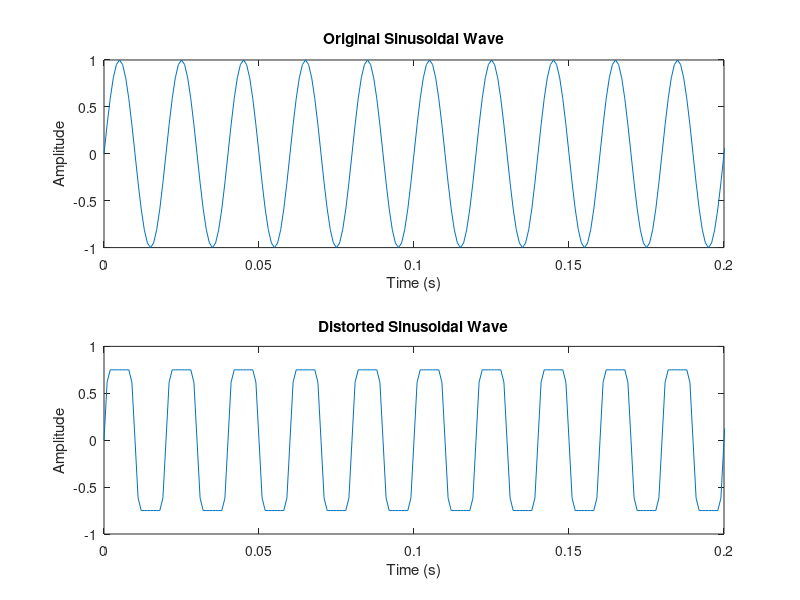
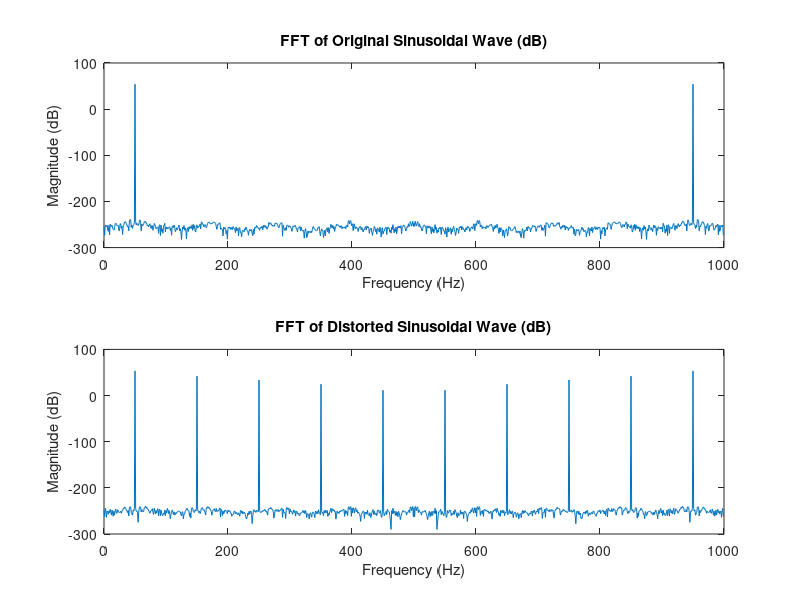

The MATLAB source for these figures, in order:
% Parameters
Fs = 1000;          % Sampling frequency (Hz)
duration = 1;       % Duration of the signal (seconds)
frequency = 50;     % Frequency of the sinusoidal wave (Hz)
amplitude = 1;      % Amplitude of the sinusoidal wave
distortion_factor = 2; % Distortion factor
clip_threshold = 0.75;    % Clipping threshold

% Time vector
t = 0:1/Fs:duration-1/Fs;

% Generate sinusoidal wave
original_wave = amplitude * sin(2*pi*frequency*t);

% Apply distortion (hard clipping)
distorted_wave = distortion_factor * original_wave;
distorted_wave(distorted_wave > clip_threshold) = clip_threshold;
distorted_wave(distorted_wave < -clip_threshold) = -clip_threshold;

% Plot original and distorted waveforms
figure;
subplot(2,1,1);
plot(t, original_wave);
title('Original Sinusoidal Wave');
xlabel('Time (s)');
ylabel('Amplitude');
xlim([0,0.2]);
subplot(2,1,2);
plot(t, distorted_wave);
title('Distorted Sinusoidal Wave');
xlabel('Time (s)');
ylabel('Amplitude');
xlim([0,0.2]);


% Compute and plot FFT of original and distorted waveforms (in decibels)
fft_original = abs(fft(original_wave));
fft_distorted = abs(fft(distorted_wave));

f = (0:length(fft_original)-1)*Fs/length(fft_original);

figure;
subplot(2,1,1);
plot(f, 20*log10(fft_original));
title('FFT of Original Sinusoidal Wave (dB)');
xlabel('Frequency (Hz)');
ylabel('Magnitude (dB)');
subplot(2,1,2);
plot(f, 20*log10(fft_distorted));
title('FFT of Distorted Sinusoidal Wave (dB)');
xlabel('Frequency (Hz)');
ylabel('Magnitude (dB)');